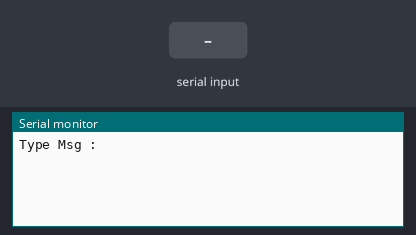
This sketch was run on a simulated Arduino Uno, built with avr-gcc and run on an emulated ATmega328P. Parts: the last lines printed to the serial monitor. The test bench sets the inputs (shaded band).

Above: at 1.2 s.
1.3 s: "1" received over the second serial link
At 2.5 s:
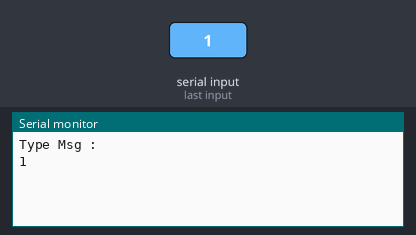
2.8 s: "0" received over the second serial link
At 3.6 s:
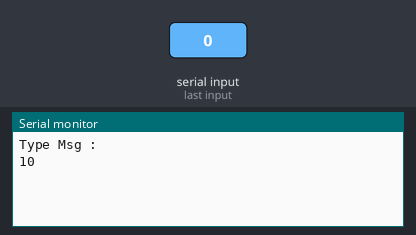

The sketch:

arduino_bluetooth_chating_master_and_salve.ino
```cpp
#include <SoftwareSerial.h>
SoftwareSerial a(10, 11); // RX, TX
void setup() {
  // put your setup code here, to run once:
  Serial.begin(9600);
  Serial.println("Type Msg :");
  a.begin(9600);
}

void loop() {
  // put your main code here, to run repeatedly:
 if (a.available())
    Serial.write(a.read());
 if (Serial.available())
 {
   a.write(Serial.read());
  }
}
```

Measured:
- after the input at 1.3 s, the serial monitor: prints a new line at once (image 1)
- after the input at 2.8 s, the serial monitor: prints a new line at once (image 2)
